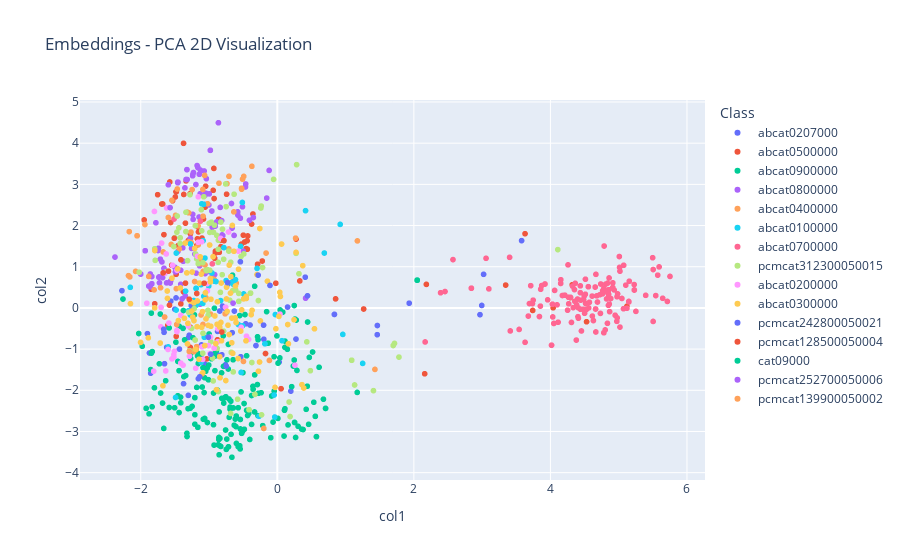

This figure's notebook cell:
### Markdown cell above
#### 3.2.1. Train and Evaluate Text Model

### Code cell
# Combine text columns to form the feature set
X_train = train_df[text_columns].values
X_test = test_df[text_columns].values

# Train and evaluate models
trained_models = train_classic(X_train, X_test, y_train, y_test)
